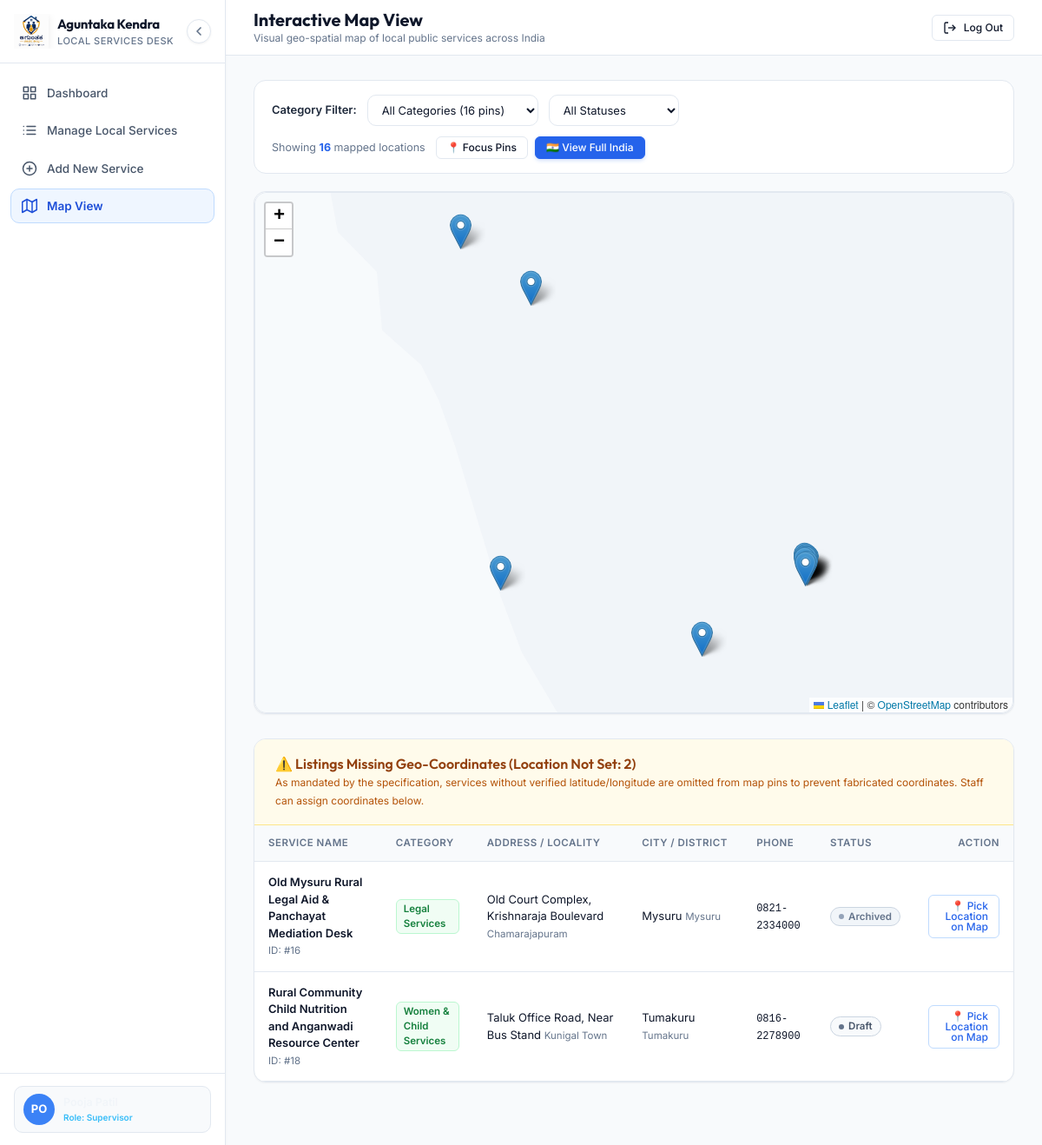
The page /map.php (signed in) on the database its author committed.
### tables this page shows
CREATE TABLE IF NOT EXISTS `local_services` (
    `id` INT AUTO_INCREMENT PRIMARY KEY,
    `service_name` VARCHAR(150) NOT NULL,
    `category` VARCHAR(60) NOT NULL,
    `short_description` VARCHAR(255) NULL,
    `description` TEXT NULL,
    `file_url` VARCHAR(255) NULL,
    `file_name` VARCHAR(255) NULL,
    `file_type` VARCHAR(100) NULL,
    `phone` VARCHAR(25) NOT NULL,
    `alternate_phone` VARCHAR(25) NULL,
    `email` VARCHAR(100) NULL,
    `website` VARCHAR(255) NULL,
    `contact_person` VARCHAR(100) NULL,
    `address_line` VARCHAR(255) NOT NULL,
    `locality` VARCHAR(100) NOT NULL,
    `city` VARCHAR(100) NOT NULL,
    `district` VARCHAR(100) NOT NULL,
    `state` VARCHAR(100) DEFAULT 'Karnataka',
    `pincode` VARCHAR(10) NULL,
    `latitude` DECIMAL(10, 7) NULL,
    `longitude` DECIMAL(10, 7) NULL,
    `opening_time` TIME NULL,
    `closing_time` TIME NULL,
    `working_days` VARCHAR(100) NULL,
    `is_24_hours` TINYINT(1) DEFAULT 0,
    `availability_notes` TEXT NULL,
    `facilities` TEXT NULL,
    `accessibility_notes` TEXT NULL,
    `public_notes` TEXT NULL,
    `internal_notes` TEXT NULL,
    `status` ENUM('Draft', 'Published', 'Inactive', 'Archived') DEFAULT 'Draft',
    `created_by` INT NULL,
    `updated_by` INT NULL,
    `created_at` DATETIME DEFAULT CURRENT_TIMESTAMP,
    `updated_at` DATETIME DEFAULT CURRENT_TIMESTAMP ON UPDATE CURRENT_TIMESTAMP,
    `published_at` DATETIME NULL,
    INDEX `idx_category` (`category`),
    INDEX `idx_status` (`status`),
    INDEX `idx_city` (`city`),
    INDEX `idx_district` (`district`),
    INDEX `idx_coords` (`latitude`, `longitude`),
    CONSTRAINT `fk_service_creator` FOREIGN KEY (`created_by`) REFERENCES `staff_users` (`id`) ON DELETE SET NULL,
    CONSTRAINT `fk_service_updater` FOREIGN KEY (`updated_by`) REFERENCES `staff_users` (`id`) ON DELETE SET NULL
);

### map.php (the view, shortened to what this page needs)
<?php
require_once __DIR__ . '/includes/header.php';
require_once __DIR__ . '/includes/sidebar.php';
require_once __DIR__ . '/includes/topbar.php';
$pdo = Database::getConnection();
$mapStmt = $pdo->query("
    SELECT id, service_name, category, locality, city, district, address_line,
           latitude, longitude, phone, status, is_24_hours
    FROM local_services
    WHERE latitude IS NOT NULL AND longitude IS NOT NULL
    ORDER BY service_name ASC
");
$geoServices = $mapStmt->fetchAll();
$missingStmt = $pdo->query("
    SELECT id, service_name, category, locality, city, district, address_line, status, phone
    FROM local_services
    WHERE latitude IS NULL OR longitude IS NULL
    ORDER BY service_name ASC
");
$missingServices = $missingStmt->fetchAll();
?>
<div class="filter-bar" style="justify-content:space-between;">
    <div style="display:flex; align-items:center; gap:12px; flex-wrap:wrap;">
        <span style="font-weight:600; font-size:13px; color:#1e293b;">Category Filter:</span>
        <select id="mapCategoryFilter" class="filter-select" style="min-width:180px;">
            <option value="">All Categories (<?= count($geoServices) ?> pins)</option>
        </select>
        <select id="mapStatusFilter" class="filter-select" style="min-width:150px;">
            <option value="">All Statuses</option>
        </select>
    </div>
    <div style="display:flex; align-items:center; gap:8px; flex-wrap:wrap;">
        <span style="font-size:12.5px; color:#64748b; margin-right:4px;">
            Showing <strong id="activePinCount" style="color:#2563eb;"><?= count($geoServices) ?></strong> mapped locations
        </span>
        <button id="focusPinsBtn" class="btn btn-secondary btn-sm" title="Focus zoom on active service pins">
            📍 Focus Pins
        </button>
        <button id="resetMapCenterBtn" class="btn btn-primary btn-sm" title="Fit Entire India into View">
            🇮🇳 View Full India
        </button>
    </div>
</div>
<div class="card" style="margin-bottom:28px;">
    <div class="card-body" style="padding:0;">
        <div id="fullMapView" class="leaflet-map-wrapper" style="height: 600px;"></div>
    </div>
</div>
<div class="card">
    <div class="card-header" style="background:#fffbeb; border-color:#fde68a;">
        <div>
            <h3 class="card-title" style="color:#92400e;">
                ⚠️ Listings Missing Geo-Coordinates (Location Not Set: <?= count($missingServices) ?>)
            </h3>
            <span class="card-subtitle" style="color:#b45309;">
                As mandated by the specification, services without verified latitude/longitude are omitted from map pins to prevent fabricated coordinates. Staff can assign coordinates below.
            </span>
        </div>
    </div>
    <div class="table-responsive">
        <table class="data-table">
            <thead>
                <tr>
                    <th>Service Name</th>
                    <th>Category</th>
                    <th>Address / Locality</th>
                    <th>City / District</th>
                    <th>Phone</th>
                    <th>Status</th>
                    <th style="text-align:right;">Action</th>
                </tr>
            </thead>
            <tbody>
                <?php if (empty($missingServices)): ?>
                    <tr>
                        <td colspan="7" style="text-align:center; padding:24px; color:#059669; font-weight:600;">
                            ✓ All services in the directory currently have valid geographic coordinates!
                        </td>
                    </tr>
                <?php else: ?>
                    <?php foreach ($missingServices as $ms): ?>
                        <tr>
                            <td>
                                <span class="table-service-name"><?= htmlspecialchars($ms['service_name']) ?></span>
                                <span class="table-subtext">ID: #<?= $ms['id'] ?></span>
                            </td>
                            <td>
                                <span class="category-tag"><?= htmlspecialchars($ms['category']) ?></span>
                            </td>
                            <td>
                                <span><?= htmlspecialchars($ms['address_line']) ?></span>
                                <span class="table-subtext"><?= htmlspecialchars($ms['locality']) ?></span>
                            </td>
                            <td>
                                <span><?= htmlspecialchars($ms['city']) ?></span>
                                <span class="table-subtext"><?= htmlspecialchars($ms['district']) ?></span>
                            </td>
                            <td>
                                <span style="font-family:monospace; font-size:12px;"><?= htmlspecialchars($ms['phone']) ?></span>
                            </td>
                            <td>
                                <span class="badge-status status-<?= str_replace(' ', '_', $ms['status']) ?>">
                                    <?= htmlspecialchars($ms['status']) ?>
                                </span>
                            </td>
                            <td style="text-align:right;">
                                <a href="service-form.php?id=<?= $ms['id'] ?>#formMapPicker" class="btn btn-outline-primary btn-sm">
                                    📍 Pick Location on Map
                                </a>
                            </td>
                        </tr>
                    <?php endforeach; ?>
                <?php endif; ?>
            </tbody>
        </table>
    </div>
</div>
<?php require_once __DIR__ . '/includes/footer.php'; ?>

### rows shown on the page
local_services: service_name "Old Mysuru Rural Legal Aid & Panchayat Mediation Desk", id "16", category "Legal Services", address_line "Old Court Complex, Krishnaraja Boulevard", locality "Chamarajapuram", city "Mysuru", district "Mysuru", phone "0821-2334000", status "Archived"
local_services: service_name "Rural Community Child Nutrition and Anganwadi Resource Center", id "18", category "Women & Child Services", address_line "Taluk Office Road, Near Bus Stand", locality "Kunigal Town", city "Tumakuru", district "Tumakuru", phone "0816-2278900", status "Draft"

### other values the page prints
substr($currentUser['name'] ?? 'S', 0, 2) "PO"
$currentUser['role'] "Supervisor"
$pageTitle "Interactive Map View"
$pageSubtitle "Visual geo-spatial map of local public services across India"
count($geoServices) "16"
count($missingServices) "2"
